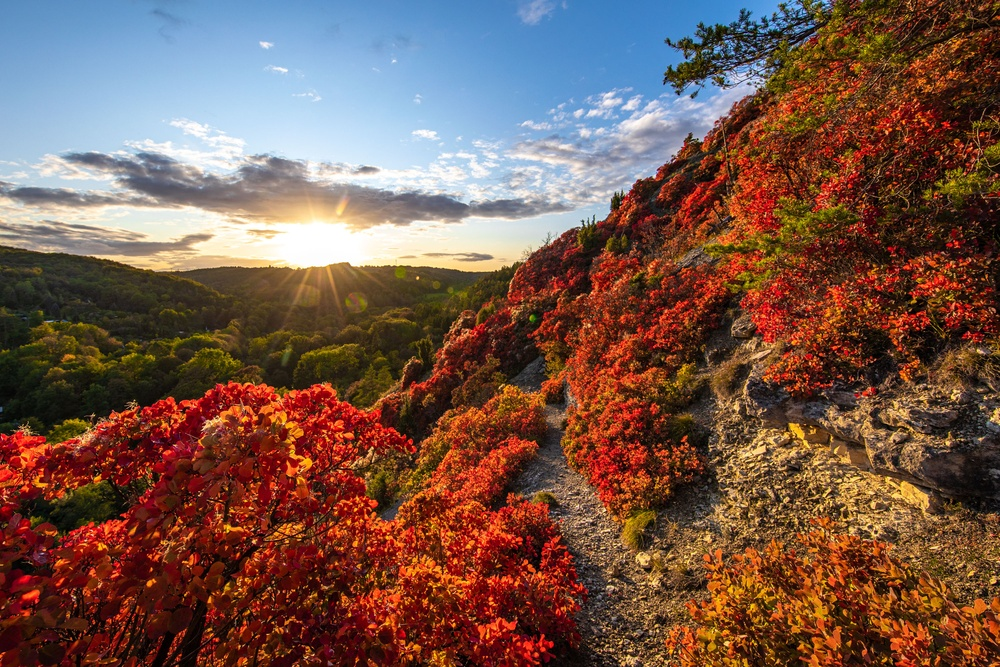
#> input picture module_1/images/test.jpg, 1000 x 667 px, shrunk from 3000 x 2000 before the run
$ python 12_splitting_and_merging.py --image images/test.jpg
#> lines starting #> are read from the running program, lines starting #| are printed output that depends on the picture
# import the necessary packages
import numpy as np
import argparse
import cv2
# construct the argument parser and parse the arguments
ap = argparse.ArgumentParser()
ap.add_argument("-i", "--image", required=True, help="Path to the image")
args = vars(ap.parse_args())

image = cv2.imread(args["image"])
#> image is the input picture: shape (667, 1000, 3); mean B, G, R 74.6, 86.1, 117.8
(B, G, R) = cv2.split(image)
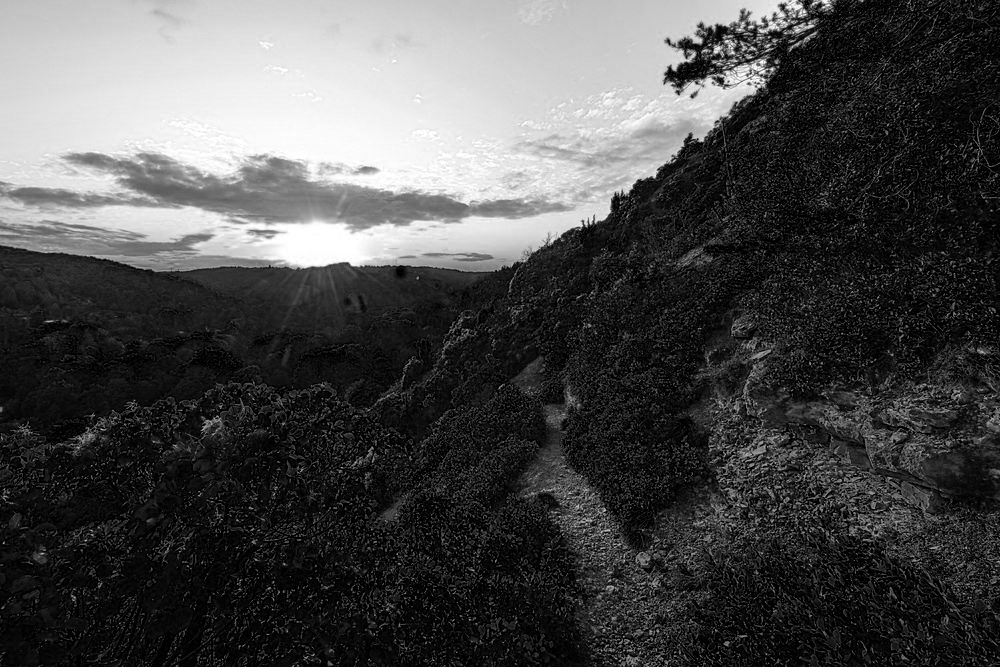
#> B: shape (667, 1000); min 0, max 255, mean 74.6
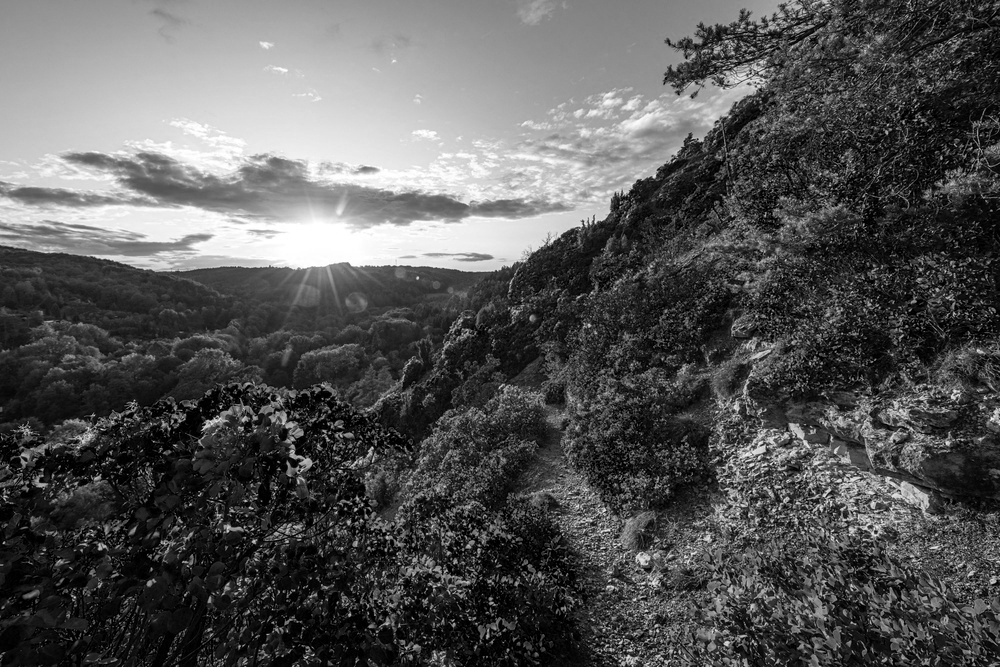
#> G: shape (667, 1000); min 0, max 255, mean 86.1
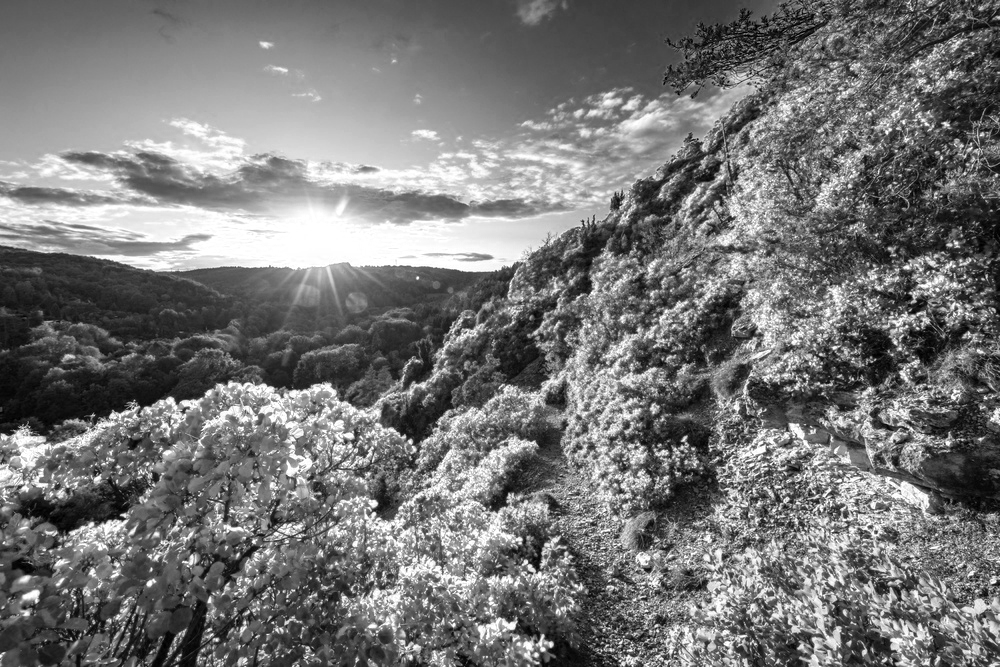
#> R: shape (667, 1000); min 0, max 255, mean 117.8
print(R[94][180])
#| 168
print(B[78][13])
#| 213
print(G[5][80])
#| 148

# show each channel individually
cv2.imshow("Red", R)
cv2.imshow("Green", G)
cv2.imshow("Blue", B)
cv2.waitKey(0)

# merge the image back together again
merged = cv2.merge([B, G, R])
cv2.imshow("Merged", merged)
cv2.waitKey(0)
cv2.destroyAllWindows()

$ run again, on module_1/images/bricks.png
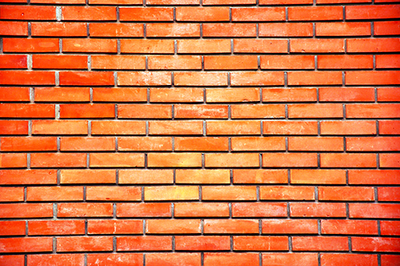
#> input picture module_1/images/bricks.png, 400 x 266 px
#> image is the input picture: shape (266, 400, 3); mean B, G, R 66.4, 117, 216.7
#> `(B, G, R) = cv2.split(image)`:
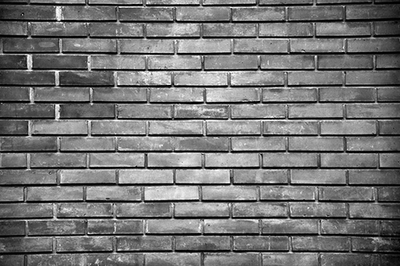
#> G: shape (266, 400); min 0, max 255, mean 117
#> `(B, G, R) = cv2.split(image)`:
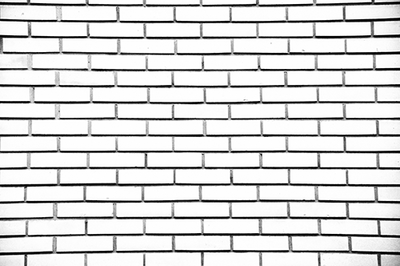
#> R: shape (266, 400); min 0, max 255, mean 216.7
#| 253
#| 8
#| 38
